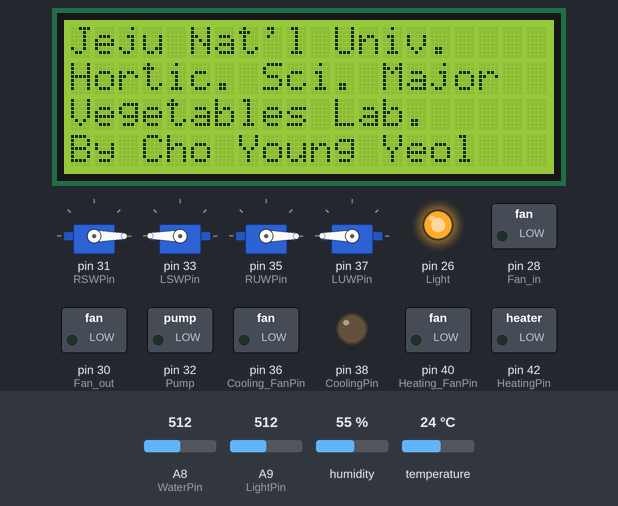
Simulated run of this sketch. Board: Arduino Mega 2560, built with avr-gcc and run on an emulated ATmega2560. Shown: 4 × servo, 20×4 character LCD, switched loads named in the sketch (green lamp = pin HIGH), output pins drawn as LEDs (lit = HIGH). The test bench sets the inputs (shaded band); at power-on: A8 (WaterPin) = 512, A9 (LightPin) = 512, humidity 55 %, temperature 24 °C. The local clock reads 2024-03-15 10:24:30 at power-on unless the sketch sets it; what the sketch prints to the serial monitor is not drawn.

Above: at 9.2 s.
At 14.2 s:
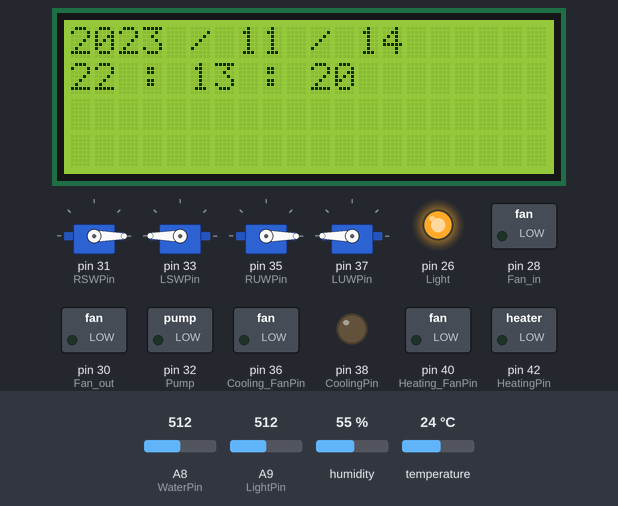
At 19.3 s:
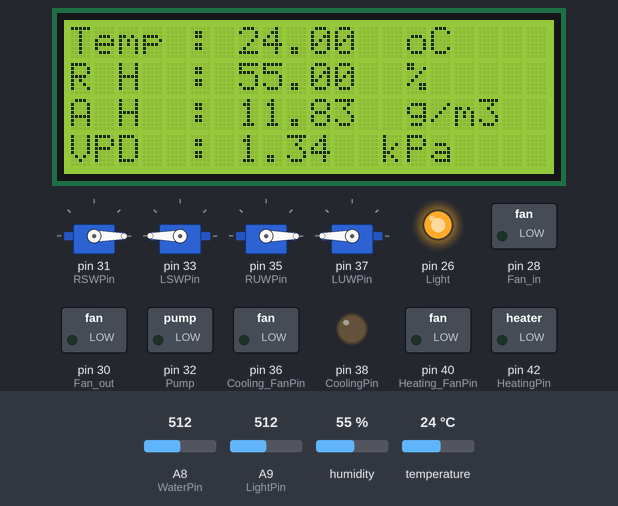
At 29.4 s:
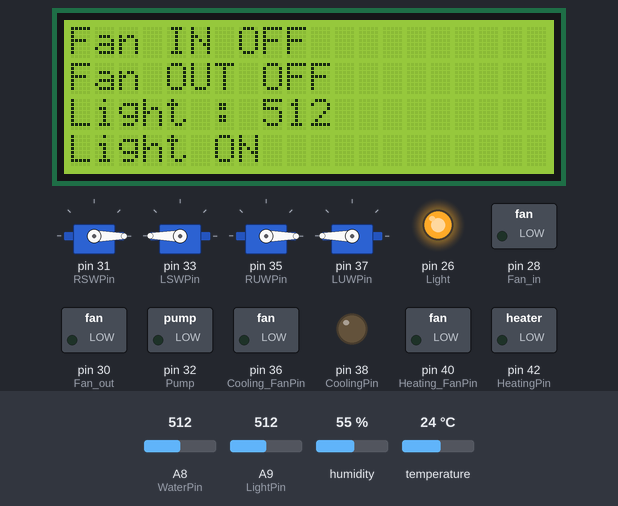
Timing chart, 0 to 30.9 s (numbered marks = the images above):
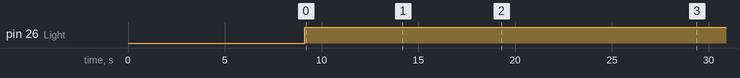

Measured:
- by itself, pin 26 (Light): LOW → HIGH at 9.1 s
- what the display in image 0 shows lasts 10.1 s, from 4.1 s to 14.2 s
- what the display in image 1 shows lasts 5.0 s, from 14.2 s to 19.2 s

The sketch:

Temp_RH_Air_LCD_Water_Pump_Servo_Fan_Light_Rain_Time.ino
```cpp
#include <DHT.h>
#include <Wire.h>
#include <LiquidCrystal_I2C.h>
#include <Servo.h>
#include <RTClib.h>

#define DHTPIN 22
#define DHTTYPE DHT22
#define WaterPin A8
#define LightPin A9
#define RainPin 25

#define Light 26
#define Pump 32
#define Fan_in 28
#define Fan_out 30

#define Cooling_FanPin 36
#define CoolingPin 38
#define Heating_FanPin 40
#define HeatingPin 42

#define RSWPin 31
#define LSWPin 33
#define RUWPin 35
#define LUWPin 37

DHT dht(DHTPIN, DHTTYPE);
LiquidCrystal_I2C lcd(0x27, 20, 4);
Servo RSW;    //Right Side Window
Servo LSW;    //Left Side Window
Servo RUW;    //Right Up Window
Servo LUW;    //Left Up Window
RTC_DS3231 rtc;

const int Target_Water_low = 20;
const int Target_Water_high = 23;

const int Target_Temp_low = 20;
const int Target_Temp_high = 30;

const int Target_Light_low = 250;
const int Target_Light_high = 100;

const int Target_Cooling = 40;
const int Target_Heating = 12;


int RSW_value = 0;
int LSW_value = 0;
int RUW_value = 0;
int LUW_value = 0;
int Windows_value = 0;

int Fan_in_value = 0;
int Fan_out_value = 0;
int Light_value = 0;
int Pump_value = 0;

int Cooling_value = 0;
int Cooling_Fan_value = 0;
int Heating_value = 0;
int Heating_Fan_value = 0;

void setup() {
  RSW.attach(RSWPin);
  LSW.attach(LSWPin);
  RUW.attach(RUWPin);
  LUW.attach(LUWPin);

  RSW.write(0);
  delay(1000);
  LSW.write(180);
  delay(1000);
  RUW.write(0);
  delay(1000);
  LUW.write(180);
  delay(1000);

  lcd.init();
  lcd.backlight();
  lcd.setCursor(0, 0);
  lcd.print("Jeju Nat'l Univ.");
  lcd.setCursor(0, 1);
  lcd.print("Hortic. Sci. Major");
  lcd.setCursor(0, 2);
  lcd.print("Vegetables Lab.");
  lcd.setCursor(0, 3);
  lcd.print("By Cho Young Yeol");
  Serial.begin(9600);
  dht.begin();
  pinMode(Pump, OUTPUT);
  pinMode(Fan_in, OUTPUT);
  pinMode(Fan_out, OUTPUT);
  pinMode(Light, OUTPUT);
  pinMode(Cooling_FanPin, OUTPUT);
  pinMode(CoolingPin, OUTPUT);
  pinMode(Heating_FanPin, OUTPUT);
  pinMode(HeatingPin, OUTPUT);
  delay(5000);

  if (! rtc.begin()) {
    Serial.println("Couldn't find RTC");
    Serial.flush();
    abort();
  }

  if (rtc.lostPower()) {
    Serial.println("RTC lost power, let's set the time!");
    rtc.adjust(DateTime(F(__DATE__), F(__TIME__)));
  }

  rtc.adjust(DateTime(F(__DATE__), F(__TIME__)));
}

void loop() {
  DateTime now = rtc.now();
  float humi = dht.readHumidity();
  float temp = dht.readTemperature();
  float DP = dewPoint(temp, humi);
  float AH =  ((6.112 * exp((17.67 * temp) / (temp + 245.5)) * humi * 18.02) / ((273.15 + temp) * 100 * 0.08314));
  float Psat =  (6.112 * exp((17.67 * temp) / (temp + 243.5))) / 10;
  float P =  (6.112 * exp((17.67 * temp) / (temp + 243.5)) * (humi / 100)) / 10;
  float VPD = (Psat - P);
  int WaterValue = analogRead(WaterPin);
  int Photo = analogRead(LightPin);

  int Water = map(WaterValue, 596, 308, 0, 100);
  if (Water >= 100) {
    Water = 100;
  }
  if (Water <= 0) {
    Water = 0;
  }

  if (Water < Target_Water_low) {
    digitalWrite(Pump, HIGH);
    delay(5000);
  }

  if (Water > Target_Water_high) {
    digitalWrite(Pump, LOW);
  }

  if (temp < Target_Temp_low) {
    RSW.write(0);
    delay(1000);
    LSW.write(180);
    delay(1000);
    RUW.write(0);
    delay(1000);
    LUW.write(180);
    delay(1000);

    Windows_value = 0;
    digitalWrite(Fan_in, LOW);
    Fan_in_value = 0;
    digitalWrite(Fan_out, LOW);
    Fan_out_value = 0;
  }

  if (temp > Target_Temp_high) {
    RSW.write(60);
    delay(1000);
    LSW.write(120);
    delay(1000);
    RUW.write(60);
    delay(1000);
    LUW.write(120);
    delay(1000);
    Windows_value = 1;
    digitalWrite(Fan_in, HIGH);
    Fan_in_value = 1;
    digitalWrite(Fan_out, HIGH);
    Fan_out_value = 0;
  }

  if (Photo > Target_Light_low) {
    digitalWrite(Light, HIGH);
    Light_value = 1;
    delay(5000);
  }

  if (Photo < Target_Light_high) {
    digitalWrite(Light, LOW);
    Light_value = 0;
  }

  if (temp > Target_Cooling) {
    digitalWrite(Heating_FanPin, LOW);
    Heating_Fan_value = 0;
    digitalWrite(HeatingPin, LOW);
    Heating_value = 0;
    digitalWrite(Cooling_FanPin, HIGH);
    Cooling_Fan_value = 1;
    digitalWrite(CoolingPin, HIGH);
    Cooling_value = 1;
  } else {
    digitalWrite(Heating_FanPin, LOW);
    Heating_Fan_value = 0;
    digitalWrite(HeatingPin, LOW);
    Heating_value = 0;
    digitalWrite(Cooling_FanPin, LOW);
    Cooling_Fan_value = 0;
    digitalWrite(CoolingPin, LOW);
    Cooling_value = 0;
  }

  if (temp < Target_Heating) {
    digitalWrite(Heating_FanPin, HIGH);
    Heating_Fan_value = 1;
    digitalWrite(HeatingPin, HIGH);
    Heating_value = 1;
    digitalWrite(Cooling_FanPin, LOW);
    Cooling_Fan_value = 0;
    digitalWrite(CoolingPin, LOW);
    Cooling_value = 0;
  } else {
    digitalWrite(Heating_FanPin, LOW);
    Heating_Fan_value = 0;
    digitalWrite(HeatingPin, LOW);
    Heating_value = 0;
    digitalWrite(Cooling_FanPin, LOW);
    Cooling_Fan_value = 0;
    digitalWrite(CoolingPin, LOW);
    Cooling_value = 0;
  }

  lcd.clear();
  lcd.setCursor(0, 0);
  lcd.print(now.year());
  lcd.print(" / ");
  lcd.print(now.month());
  lcd.print(" / ");
  lcd.print(now.day());
  lcd.setCursor(0, 1);
  lcd.print(now.hour());
  lcd.print(" : ");
  lcd.print(now.minute());
  lcd.print(" : ");
  lcd.print(now.second());
  delay(5000);

  lcd.clear();
  lcd.setCursor(0, 0);
  lcd.print("Temp : ");
  lcd.print(temp);
  lcd.print("  oC");
  lcd.setCursor(0, 1);
  lcd.print("R H  : ");
  lcd.print(humi);
  lcd.print("  %");
  lcd.setCursor(0, 2);
  lcd.print("A H  : ");
  lcd.print(AH);
  lcd.print("  g/m3");
  lcd.setCursor(0, 3);
  lcd.print("VPD  : ");
  lcd.print(VPD);
  lcd.print("  kPa");

  delay(5000);
  lcd.clear();
  lcd.setCursor(0, 0);
  lcd.print("Water : ");
  lcd.print(Water);
  lcd.print("  %");

  if (Pump_value == HIGH) {
    lcd.setCursor(0, 1);
    lcd.print("Pump ON");
  } else {
    lcd.setCursor(0, 1);
    lcd.print("Pump OFF");
  }

  if (Windows_value = 1) {
    lcd.setCursor(0, 2);
    lcd.print("Windows OPEN");
  } else {
    lcd.setCursor(0, 2);
    lcd.print("Windows CLOSED");
  }

  if (VPD >= 0.5 && VPD <= 1.2) {
    lcd.setCursor(0, 3);
    lcd.print("Environment  GOOD");
  } else {
    lcd.setCursor(0, 3);
    lcd.print("Environment  BAD");
  }
  delay(5000);

  if (Fan_in_value == 1) {
    lcd.clear();
    lcd.setCursor(0, 0);
    lcd.print("Fan IN ON");
  } else {
    lcd.clear();
    lcd.setCursor(0, 0);
    lcd.print("Fan IN OFF");
  }
  if (Fan_out_value == 1) {
    lcd.setCursor(0, 1);
    lcd.print("Fan OUT ON");
  } else {
    lcd.setCursor(0, 1);
    lcd.print("Fan OUT OFF");
  }
  lcd.setCursor(0, 2);
  lcd.print("Light : ");
  lcd.print(Photo);

  if (Light_value == 1) {
    lcd.setCursor(0, 3);
    lcd.print("Light ON");
  } else {
    lcd.setCursor(0, 3);
    lcd.print("Light OFF");
  }
  delay(5000);

  Serial.print(temp);
  Serial.print(", ");
  Serial.print(humi);
  Serial.print(", ");
  Serial.print(AH);
  Serial.print(", ");
  Serial.print(VPD);
  Serial.print(", ");
  Serial.print(Water);
  Serial.print(", ");
  Serial.print(Photo);
  Serial.print(", ");
  Serial.print(Pump_value);
  Serial.print(", ");
  Serial.print(Windows_value);
  Serial.print(", ");
  Serial.print(Fan_in_value);
  Serial.print(", ");
  Serial.print(Fan_out_value);
  Serial.print(", ");
  Serial.print(Light_value);
  Serial.println("}");

//  Serial.print("{\"temp\":");
//  Serial.print(temp);
//  Serial.print(",\"humidity\":");
//  Serial.print(humi);
//  Serial.print(",\"AH\":");
//  Serial.print(AH);
//  Serial.print(",\"VPD\":");
//  Serial.print(VPD);
//  Serial.print(",\"Water\":");
//  Serial.print(Water);
//  Serial.print(",\"Light\":");
//  Serial.print(Photo);
//  Serial.print(",\"Pump_value\":");
//  Serial.print(Pump_value);
//  Serial.print(",\"Windows_value\":");
//  Serial.print(Windows_value);
//  Serial.print(",\"Fan_in_value\":");
//  Serial.print(Fan_in_value);
//  Serial.print(",\"Fan_out_value\":");
//  Serial.print(Fan_out_value);
//  Serial.print(",\"Light_value\":");
//  Serial.print(Light_value);
//  Serial.println("}");
}

float dewPoint(float temp, float humi) {
  float RATIO = 373.15 / (273.15 + temp);
  float RHS = -7.90298 * (RATIO - 1);
  RHS += 5.02808 * log10(RATIO);
  RHS += -1.3816e-7 * (pow(10, (11.344 * (1 - 1 / RATIO ))) - 1) ;
  RHS += 8.1328e-3 * (pow(10, (-3.49149 * (RATIO - 1))) - 1) ;
  RHS += log10(1013.246);
  float VP = pow(10, RHS - 3) * humi;
  float T = log(VP / 0.61078); // temp var
  return (241.88 * T) / (17.558 - T);
}
```
